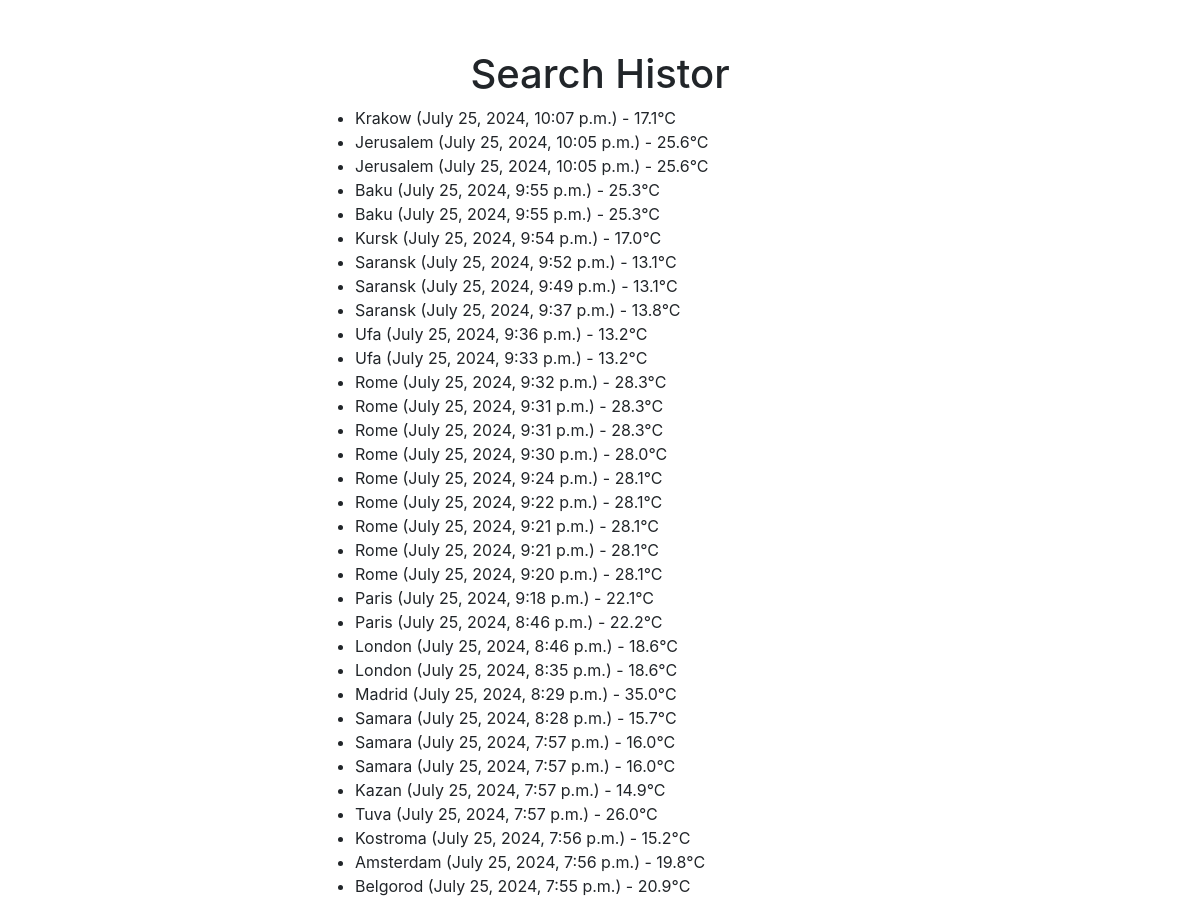
Page /search_history/ (signed in, upper part) on the earlier database version.
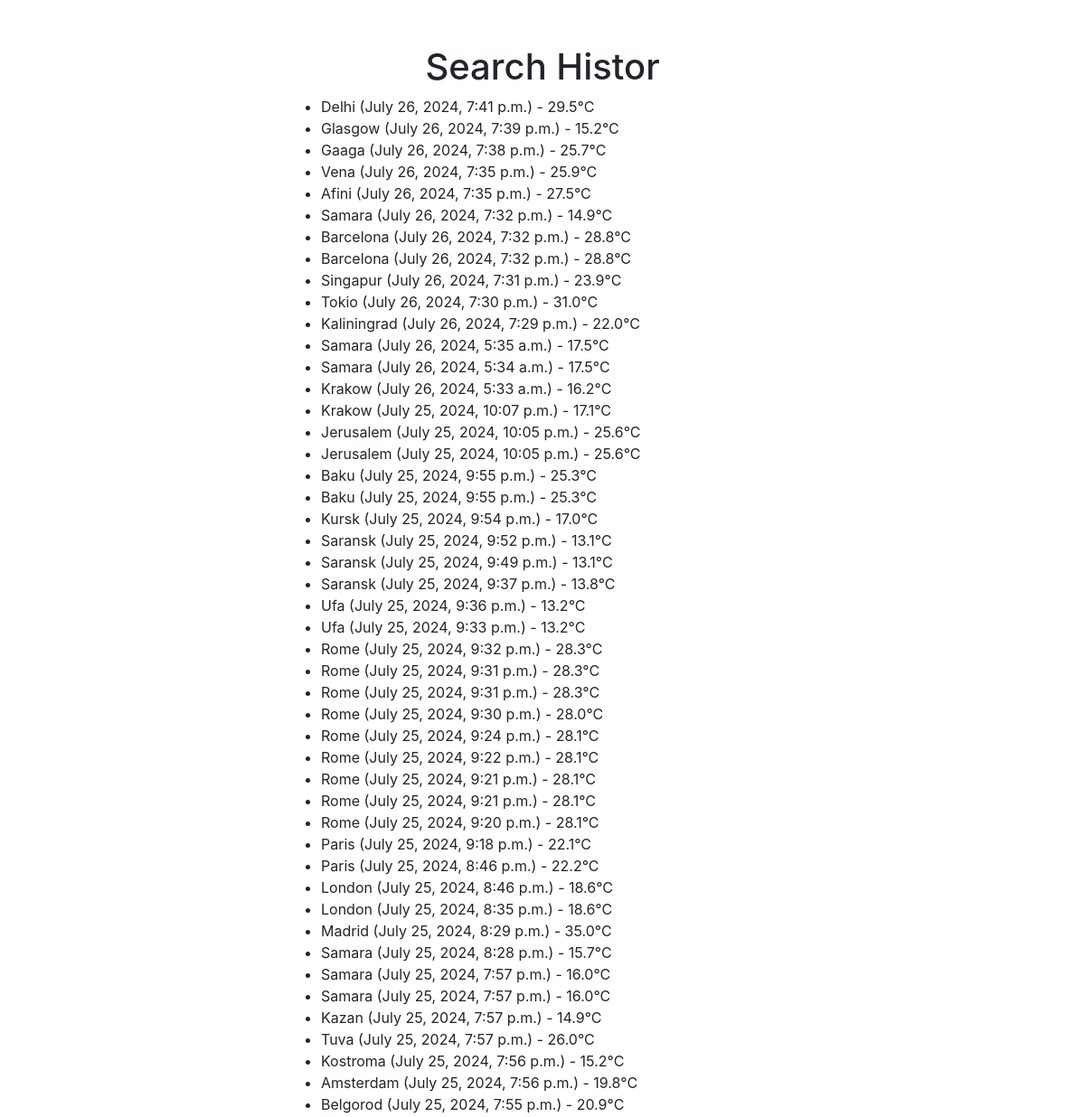
Same page on the later database version.
### weather/models.py (models this page shows, shortened)
class CitySearchHistory(models.Model):
    user = models.ForeignKey(User, on_delete=models.CASCADE)
    city = models.CharField(max_length=100)
    search_date = models.DateTimeField(auto_now_add=True)
    search_count = models.IntegerField(default=0)
    last_searched = models.DateTimeField(auto_now=True)
    temperature = models.FloatField(default=18.0)

### weather/views.py (the view)
# urls.py: path('search_history/', search_history, name='search_history'),
@login_required
def search_history(request):
    history = CitySearchHistory.objects.filter(user=request.user).order_by('-search_date')
    return render(request, 'search_history.html', {'history': history})

### weather/templates/search_history.html (shortened to what this page needs)
{% extends "base.html" %}
{% block content %}
<h1 class="text-center">Search Histor</h1>
  <ul>
    {% for item in history %}
      <li>{{ item.city }} ({{ item.search_date }}) - {{ item.temperature }}°C</li>
    {% endfor %}
  </ul>
{% endblock %}

Differences in the rows shown:
added CitySearchHistory: city "Delhi", search_date "July 26, 2024, 7:41 p.m.", temperature "29.5"
added CitySearchHistory: city "Glasgow", search_date "July 26, 2024, 7:39 p.m.", temperature "15.2"
added CitySearchHistory: city "Gaaga", search_date "July 26, 2024, 7:38 p.m.", temperature "25.7"
added CitySearchHistory: city "Vena", search_date "July 26, 2024, 7:35 p.m.", temperature "25.9"
added CitySearchHistory: city "Afini", search_date "July 26, 2024, 7:35 p.m.", temperature "27.5"
added CitySearchHistory: city "Samara", search_date "July 26, 2024, 7:32 p.m.", temperature "14.9"
added CitySearchHistory: city "Barcelona", search_date "July 26, 2024, 7:32 p.m.", temperature "28.8"
added CitySearchHistory: city "Barcelona", search_date "July 26, 2024, 7:32 p.m.", temperature "28.8"
added CitySearchHistory: city "Singapur", search_date "July 26, 2024, 7:31 p.m.", temperature "23.9"
added CitySearchHistory: city "Tokio", search_date "July 26, 2024, 7:30 p.m.", temperature "31.0"
added CitySearchHistory: city "Kaliningrad", search_date "July 26, 2024, 7:29 p.m.", temperature "22.0"
added CitySearchHistory: city "Samara", search_date "July 26, 2024, 5:35 a.m.", temperature "17.5"
added CitySearchHistory: city "Samara", search_date "July 26, 2024, 5:34 a.m.", temperature "17.5"
added CitySearchHistory: city "Krakow", search_date "July 26, 2024, 5:33 a.m.", temperature "16.2"
